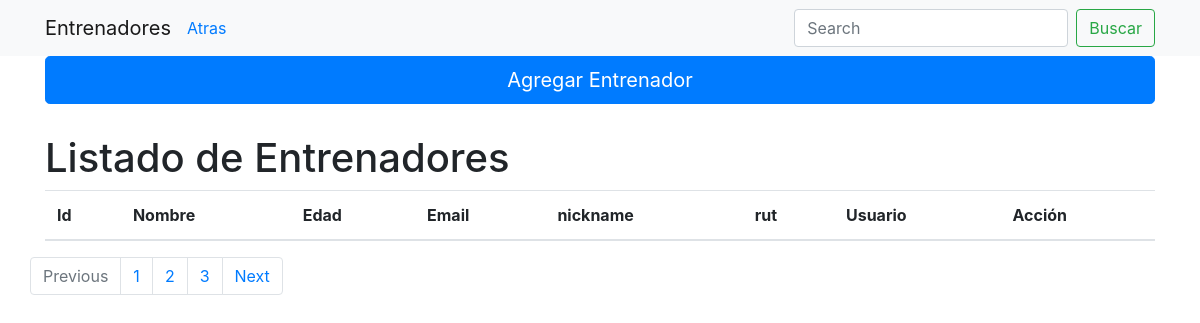
/basket/list_coach (signed in), run on an earlier commit of the app's database.
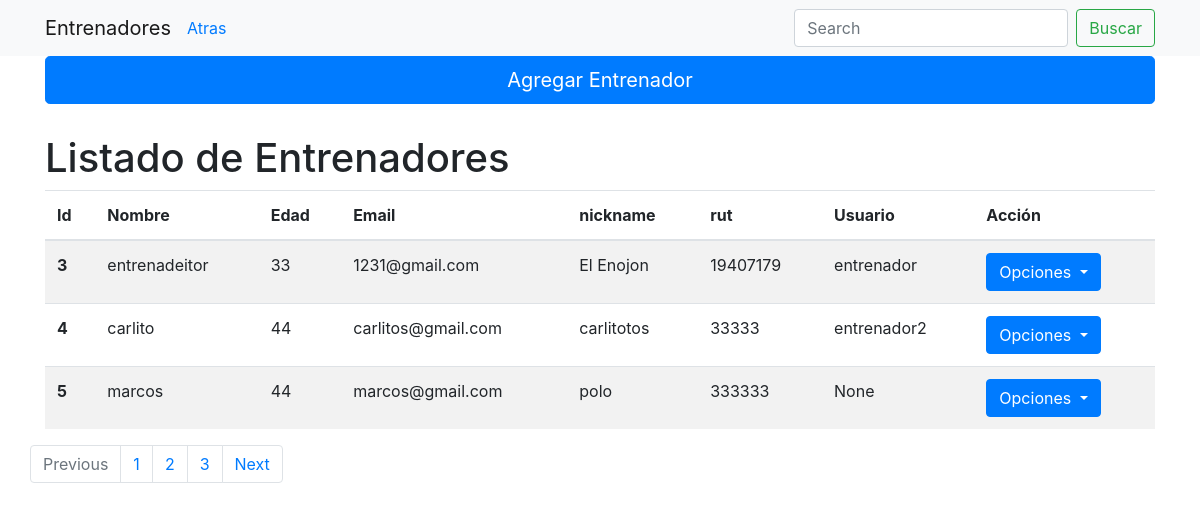
And on a later commit of the database.
### basket/models.py (models this page shows, shortened)
class Coach(models.Model):
    user=models.ForeignKey(User, on_delete=models.SET_NULL, blank=True, null=True,)
    name = models.CharField(max_length=120)
    age = models.PositiveIntegerField()
    email = models.EmailField()
    nickname = models.CharField(max_length=120)
    rut = models.CharField(max_length=12)
    team = models.ForeignKey(Team, on_delete=models.CASCADE)

### basket/views.py (the view)
# urls.py: path('list_coach', views.listarEntreador, name="listCoach"),
@user_passes_test(lambda u: u.is_superuser, login_url = '../aut/login' )
def listarEntreador(request):
    data = {}
    data['lista_objetos']=Coach.objects.all()
    template_name='entrenador/listarEntrenador.html'
    return render(request, template_name,data)

### basket/templates/entrenador/listarEntrenador.html (shortened to what this page needs)
{% extends 'Bases/listar.html' %}
{% block agregar %}
  <a href="{% url 'addCoach' %}" class="btn btn-lg btn-primary btn-block" role="button">Agregar Entrenador</a>
{% endblock %}
{% block titulo %}
  <a class="navbar-brand" href="#">Entrenadores</a>
  <a href="{% url 'OpcionesAdmin' %}">Atras</a>
{% endblock %}
{% block nombreLista %}
  <h1 style="margin-top:30px;">Listado de Entrenadores</h1>
{% endblock %}
{% block lista %}
  <thead>
    <tr>
      <th scope="col">Id</th>
      <th scope="col">Nombre</th>
      <th scope="col">Edad</th>
      <th scope="col">Email</th>
      <th scope="col">nickname</th>
      <th scope="col">rut</th>
      <th scope="col">Usuario</th>
      <th scope="col">Acción</th>
    </tr>
  </thead>
  <tbody>
    {% for Objeto in lista_objetos %}
    <tr>
      <th scope="row">{{Objeto.id}}</th>
      <td>{{Objeto.name}}</td>
      <td>{{Objeto.age}}</td>
      <td>{{Objeto.email}}</td>
      <td>{{Objeto.nickname}}</td>
      <td>{{Objeto.rut}}</td>
      <td>{{Objeto.user}}</td>
      <td>
        <div class="dropdown">
          <button class="btn btn-primary dropdown-toggle" type="button" id="dropdownMenu2" data-toggle="dropdown" aria-haspopup="true" aria-expanded="false">
            Opciones
          </button>
        </div>
      </td>
    </tr>
    {% endfor %}
  </tbody>
{% endblock %}

### basket/templates/Bases/listar.html (shortened to what this page needs)
<!doctype html>
<html lang="en">
  <head>
    <link rel="stylesheet" href="https://stackpath.bootstrapcdn.com/bootstrap/4.1.1/css/bootstrap.min.css">
  </head>
  <body>
    <nav class="navbar navbar-expand-lg navbar-light bg-light">
      <div class="container">
      {% block titulo %}{% endblock %}
      <div class="collapse navbar-collapse" id="navbarSupportedContent">
        <form class="form-inline my-2 my-lg-0">
          <input class="form-control mr-sm-2" type="search" placeholder="Search" aria-label="Search">
          <button class="btn btn-outline-success my-2 my-sm-0" type="submit">Buscar</button>
        </form>
      </div>
      </div>
    </nav>
    <div class="container">
      {% block agregar %}{% endblock %}
        <div class="row">
            <div class="col-lg-12">
              {% block nombreLista %}{% endblock %}
                <table class="table table-striped">
                    {% block lista %}
                    {% endblock %}
                </table>
            </div>
            <nav aria-label="Page navigation example">
              {% block paginacion %}
              <ul class="pagination justify-content-end">
                <li class="page-item disabled">
                  <a class="page-link" href="#" tabindex="-1">Previous</a>
                </li>
                <li class="page-item"><a class="page-link" href="#">1</a></li>
                <li class="page-item"><a class="page-link" href="#">2</a></li>
                <li class="page-item"><a class="page-link" href="#">3</a></li>
                <li class="page-item">
                  <a class="page-link" href="#">Next</a>
                </li>
              </ul>
              {% endblock %}
            </nav>
        </div>
    </div>
  </body>
</html>

What changed in the data, as far as the page shows it:
added Coach: id "3", name "entrenadeitor", age "33", email "1231@gmail.com", nickname "El Enojon", rut "19407179", user "entrenador"
added Coach: id "4", name "carlito", age "44", email "carlitos@gmail.com", nickname "carlitotos", rut "33333", user "entrenador2"
added Coach: id "5", name "marcos", age "44", email "marcos@gmail.com", nickname "polo", rut "333333", user "None"
